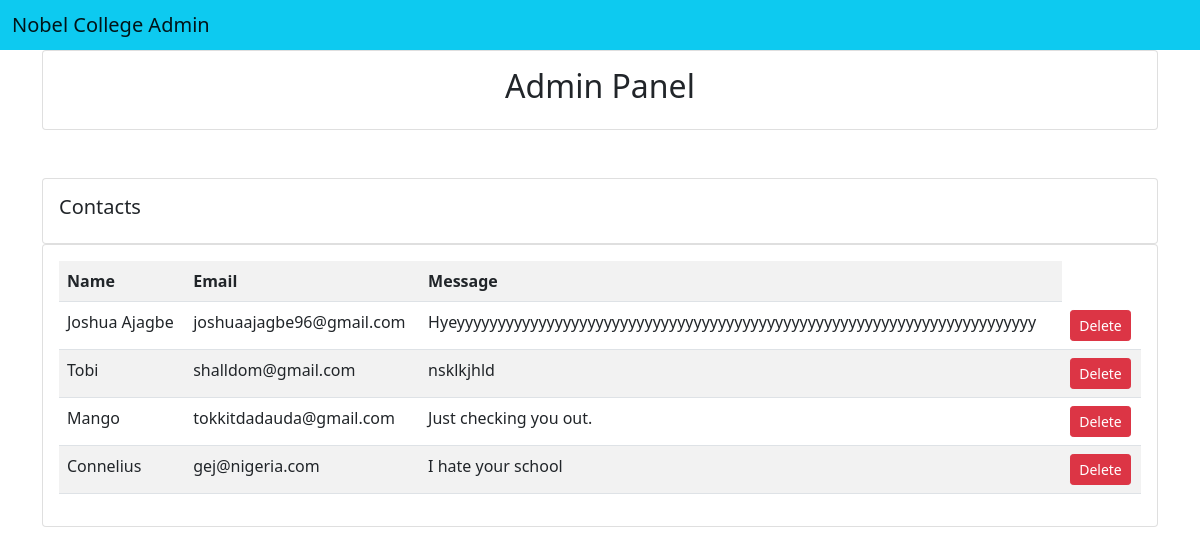
Page /admin (signed in) on the committed database.
### app.py (models this page shows, shortened)
class Contact(db.Model):
    name = db.Column(db.String(80), unique = False, nullable = False)
    email = db.Column(db.String(80), unique = False, nullable = False, primary_key = True)
    message = db.Column(db.String(80), unique = False, nullable = False)

### app.py (the view)
@app.route('/admin', methods=['GET', 'POST'])
def admin():
    if "user" in session:
        contacts = Contact.query.all()
        return render_template('admin.html', contacts=contacts)
    else:
        return redirect('/login')

### templates/admin.html (shortened to what this page needs)
<!DOCTYPE html>
<html lang="en">
<head>
    <link href="https://cdn.jsdelivr.net/npm/bootstrap@5.0.2/dist/css/bootstrap.min.css" rel="stylesheet">
</head>
<body>
    <nav class="navbar navbar-light bg-info">
        <div class="container-fluid">
          <span class="navbar-brand mb-0 h1">Nobel College Admin</span>
        </div>
      </nav>
      <div class="container">
          <div class="card card-body">
              <h2 class="text-center">Admin Panel</h2>
          </div>
          <br>
          <br>
          <div class="row">
            <div class="col-md">
                <div class="card card-body">
                    <h5>Contacts</h5>
                </div>
                <div class="card card-body">
                    <table class="table table-striped">
                        <tr>
                            <th>Name</th>
                            <th>Email</th>
                            <th>Message</th>
                        </tr>
                        {% for contact in contacts %}
                            <tr>
                                <td>{{ contact.name }}</td>
                                <td>{{ contact.email }}</td>
                                <td>{{ contact.message }}</td>
                                <td><a href="" class="btn btn-danger btn-sm">Delete</a></td>
                            </tr>
                        {% endfor %}
                    </table>
                </div>
            </div>
        </div>
      </div>
</body>
</html>

### rows in the picture
Contact: name "Joshua Ajagbe", email "joshuaajagbe96@gmail.com", message "Hyeyyyyyyyyyyyyyyyyyyyyyyyyyyyyyyyyyyyyyyyyyyyyyyyyyyyyyyyyyyyyyyyyyyyyyyy"
Contact: name "Tobi", email "shalldom@gmail.com", message "nsklkjhld"
Contact: name "Mango", email "tokkitdadauda@gmail.com", message "Just checking you out."
Contact: name "Connelius", email "gej@nigeria.com", message "I hate your school"
